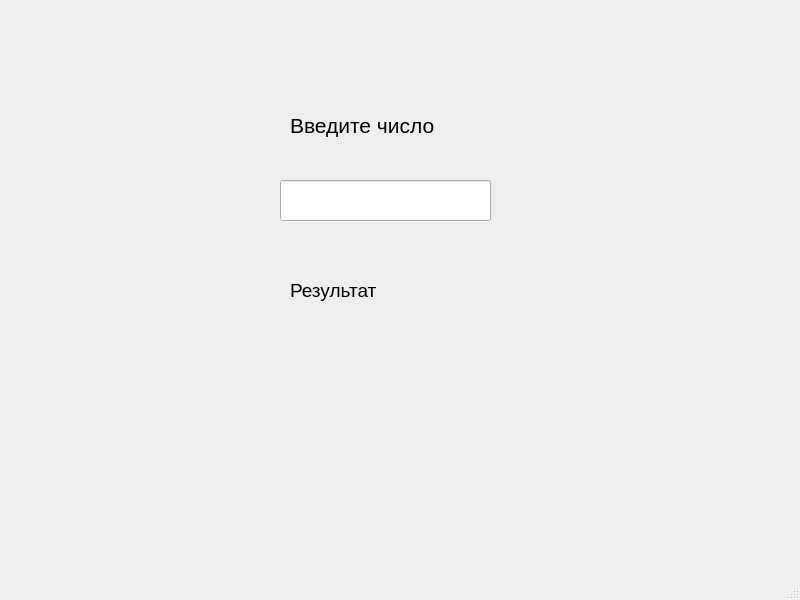
<?xml version="1.0" encoding="UTF-8"?>
<ui version="4.0">
 <class>MainWindow</class>
 <widget class="QMainWindow" name="MainWindow">
  <property name="geometry">
   <rect>
    <x>0</x>
    <y>0</y>
    <width>800</width>
    <height>600</height>
   </rect>
  </property>
  <property name="windowTitle">
   <string>MainWindow</string>
  </property>
  <widget class="QWidget" name="centralwidget">
   <widget class="QLineEdit" name="lineEdit">
    <property name="geometry">
     <rect>
      <x>280</x>
      <y>180</y>
      <width>211</width>
      <height>41</height>
     </rect>
    </property>
    <property name="font">
     <font>
      <pointsize>12</pointsize>
     </font>
    </property>
    <property name="text">
     <string/>
    </property>
   </widget>
   <widget class="QLabel" name="label_2">
    <property name="geometry">
     <rect>
      <x>290</x>
      <y>100</y>
      <width>191</width>
      <height>51</height>
     </rect>
    </property>
    <property name="font">
     <font>
      <pointsize>16</pointsize>
     </font>
    </property>
    <property name="text">
     <string>Введите число</string>
    </property>
   </widget>
   <widget class="QLabel" name="label">
    <property name="geometry">
     <rect>
      <x>290</x>
      <y>260</y>
      <width>191</width>
      <height>61</height>
     </rect>
    </property>
    <property name="font">
     <font>
      <pointsize>14</pointsize>
     </font>
    </property>
    <property name="text">
     <string>Результат </string>
    </property>
   </widget>
  </widget>
  <widget class="QMenuBar" name="menubar">
   <property name="geometry">
    <rect>
     <x>0</x>
     <y>0</y>
     <width>800</width>
     <height>25</height>
    </rect>
   </property>
  </widget>
  <widget class="QStatusBar" name="statusbar"/>
 </widget>
 <resources/>
 <connections/>
</ui>
